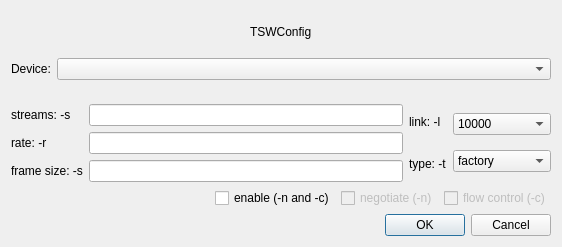
<?xml version="1.0" encoding="UTF-8"?>
<ui version="4.0">
 <class>Dialog</class>
 <widget class="QDialog" name="Dialog">
  <property name="geometry">
   <rect>
    <x>0</x>
    <y>0</y>
    <width>562</width>
    <height>247</height>
   </rect>
  </property>
  <property name="windowTitle">
   <string>Dialog</string>
  </property>
  <layout class="QVBoxLayout" name="verticalLayout_5">
   <item>
    <layout class="QHBoxLayout" name="horizontalLayout_2">
     <item>
      <spacer name="horizontalSpacer_2">
       <property name="orientation">
        <enum>Qt::Horizontal</enum>
       </property>
       <property name="sizeHint" stdset="0">
        <size>
         <width>40</width>
         <height>20</height>
        </size>
       </property>
      </spacer>
     </item>
     <item>
      <widget class="QLabel" name="label">
       <property name="text">
        <string>TSWConfig</string>
       </property>
      </widget>
     </item>
     <item>
      <spacer name="horizontalSpacer_3">
       <property name="orientation">
        <enum>Qt::Horizontal</enum>
       </property>
       <property name="sizeHint" stdset="0">
        <size>
         <width>40</width>
         <height>20</height>
        </size>
       </property>
      </spacer>
     </item>
    </layout>
   </item>
   <item>
    <layout class="QFormLayout" name="formLayout">
     <property name="fieldGrowthPolicy">
      <enum>QFormLayout::AllNonFixedFieldsGrow</enum>
     </property>
     <item row="0" column="0">
      <widget class="QLabel" name="deviceLabel">
       <property name="text">
        <string>Device:</string>
       </property>
      </widget>
     </item>
     <item row="0" column="1">
      <widget class="QComboBox" name="deviceComboBox"/>
     </item>
    </layout>
   </item>
   <item>
    <layout class="QHBoxLayout" name="horizontalLayout_5">
     <item>
      <layout class="QHBoxLayout" name="horizontalLayout_3">
       <item>
        <layout class="QVBoxLayout" name="verticalLayout_2">
         <item>
          <widget class="QLabel" name="streamLabel">
           <property name="text">
            <string>streams: -s</string>
           </property>
          </widget>
         </item>
         <item>
          <widget class="QLabel" name="label_2">
           <property name="text">
            <string>rate: -r</string>
           </property>
          </widget>
         </item>
         <item>
          <widget class="QLabel" name="label_5">
           <property name="text">
            <string>frame size: -s</string>
           </property>
          </widget>
         </item>
        </layout>
       </item>
       <item>
        <layout class="QVBoxLayout" name="verticalLayout">
         <item>
          <widget class="QLineEdit" name="streamLineEdit"/>
         </item>
         <item>
          <widget class="QLineEdit" name="lineEdit"/>
         </item>
         <item>
          <widget class="QLineEdit" name="lineEdit_2"/>
         </item>
        </layout>
       </item>
      </layout>
     </item>
     <item>
      <layout class="QHBoxLayout" name="horizontalLayout_4">
       <item>
        <layout class="QVBoxLayout" name="verticalLayout_4">
         <item>
          <widget class="QLabel" name="label_3">
           <property name="text">
            <string>link: -l</string>
           </property>
          </widget>
         </item>
         <item>
          <widget class="QLabel" name="label_4">
           <property name="text">
            <string>type: -t</string>
           </property>
          </widget>
         </item>
        </layout>
       </item>
       <item>
        <layout class="QVBoxLayout" name="verticalLayout_3">
         <item>
          <widget class="QComboBox" name="comboBox">
           <item>
            <property name="text">
             <string>10000</string>
            </property>
           </item>
           <item>
            <property name="text">
             <string>1000</string>
            </property>
           </item>
           <item>
            <property name="text">
             <string>100</string>
            </property>
           </item>
          </widget>
         </item>
         <item>
          <widget class="QComboBox" name="comboBox_2">
           <item>
            <property name="text">
             <string>factory</string>
            </property>
           </item>
           <item>
            <property name="text">
             <string>storm_broad</string>
            </property>
           </item>
           <item>
            <property name="text">
             <string>default</string>
            </property>
           </item>
           <item>
            <property name="text">
             <string>ipv4</string>
            </property>
           </item>
          </widget>
         </item>
        </layout>
       </item>
      </layout>
     </item>
    </layout>
   </item>
   <item>
    <layout class="QHBoxLayout" name="horizontalLayout">
     <item>
      <spacer name="horizontalSpacer">
       <property name="orientation">
        <enum>Qt::Horizontal</enum>
       </property>
       <property name="sizeHint" stdset="0">
        <size>
         <width>40</width>
         <height>20</height>
        </size>
       </property>
      </spacer>
     </item>
     <item>
      <widget class="QCheckBox" name="enableCheckBox">
       <property name="text">
        <string>enable (-n and -c)</string>
       </property>
      </widget>
     </item>
     <item>
      <widget class="QCheckBox" name="negotiateCheckBox">
       <property name="enabled">
        <bool>false</bool>
       </property>
       <property name="text">
        <string>negotiate (-n)</string>
       </property>
      </widget>
     </item>
     <item>
      <widget class="QCheckBox" name="flowControlCheckBox">
       <property name="enabled">
        <bool>false</bool>
       </property>
       <property name="text">
        <string>flow control (-c)</string>
       </property>
      </widget>
     </item>
    </layout>
   </item>
   <item>
    <widget class="QDialogButtonBox" name="buttonBox">
     <property name="orientation">
      <enum>Qt::Horizontal</enum>
     </property>
     <property name="standardButtons">
      <set>QDialogButtonBox::Cancel|QDialogButtonBox::Ok</set>
     </property>
    </widget>
   </item>
  </layout>
 </widget>
 <resources/>
 <connections>
  <connection>
   <sender>buttonBox</sender>
   <signal>accepted()</signal>
   <receiver>Dialog</receiver>
   <slot>accept()</slot>
   <hints>
    <hint type="sourcelabel">
     <x>257</x>
     <y>237</y>
    </hint>
    <hint type="destinationlabel">
     <x>157</x>
     <y>274</y>
    </hint>
   </hints>
  </connection>
  <connection>
   <sender>buttonBox</sender>
   <signal>rejected()</signal>
   <receiver>Dialog</receiver>
   <slot>reject()</slot>
   <hints>
    <hint type="sourcelabel">
     <x>325</x>
     <y>237</y>
    </hint>
    <hint type="destinationlabel">
     <x>286</x>
     <y>274</y>
    </hint>
   </hints>
  </connection>
  <connection>
   <sender>enableCheckBox</sender>
   <signal>toggled(bool)</signal>
   <receiver>negotiateCheckBox</receiver>
   <slot>setEnabled(bool)</slot>
   <hints>
    <hint type="sourcelabel">
     <x>201</x>
     <y>190</y>
    </hint>
    <hint type="destinationlabel">
     <x>372</x>
     <y>193</y>
    </hint>
   </hints>
  </connection>
  <connection>
   <sender>enableCheckBox</sender>
   <signal>toggled(bool)</signal>
   <receiver>flowControlCheckBox</receiver>
   <slot>setEnabled(bool)</slot>
   <hints>
    <hint type="sourcelabel">
     <x>277</x>
     <y>191</y>
    </hint>
    <hint type="destinationlabel">
     <x>487</x>
     <y>193</y>
    </hint>
   </hints>
  </connection>
 </connections>
</ui>
